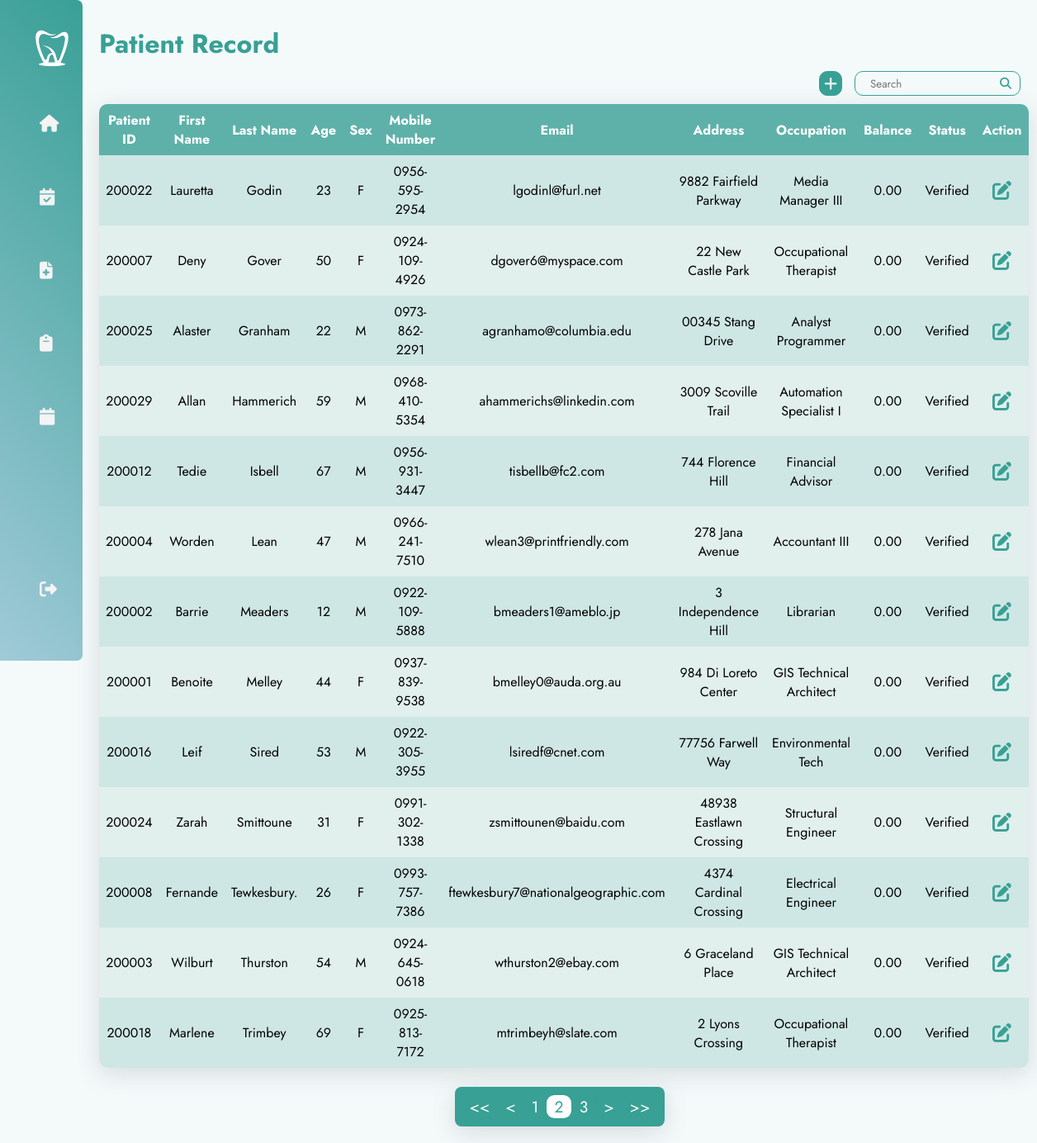
Page /pages/patientRecord.php?&page=2 (signed in) on the earlier database version.
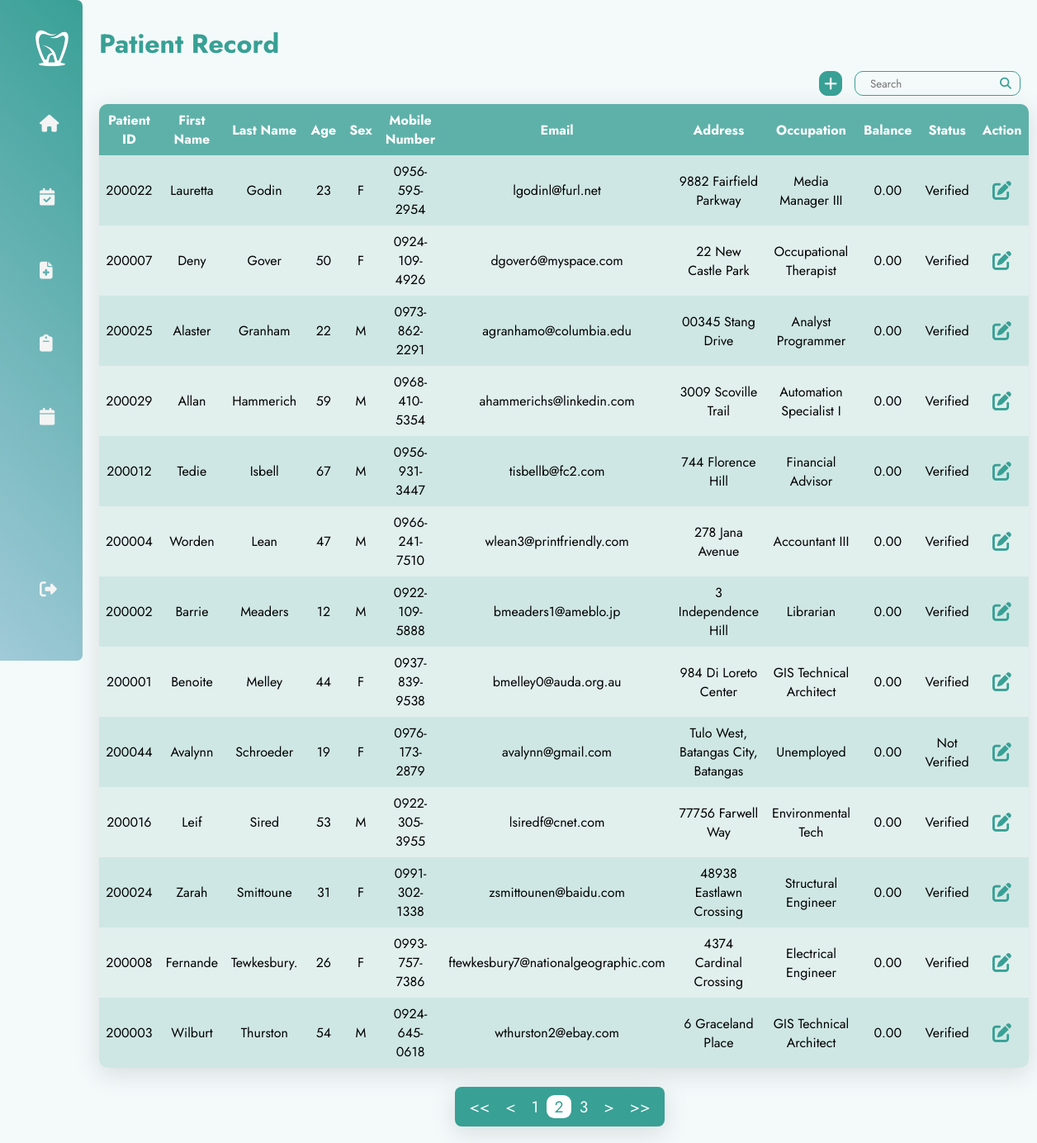
Same page on the later database version.
### tables this page shows
CREATE TABLE `patients` (
  `patientID` int(10) NOT NULL,
  `patientFirstName` varchar(30) DEFAULT NULL,
  `patientLastName` varchar(30) DEFAULT NULL,
  `patientAge` int(11) DEFAULT NULL,
  `patientSex` varchar(10) DEFAULT NULL,
  `patientMobileNo` varchar(15) DEFAULT NULL,
  `patientEmail` varchar(70) DEFAULT NULL,
  `patientAddress` varchar(100) DEFAULT NULL,
  `patientOccupation` varchar(30) DEFAULT NULL,
  `patientBalance` decimal(15,2) DEFAULT 0.00,
  `patientStatus` varchar(15) DEFAULT 'Not Verified'
);

### pages/patientRecord.php (the view, shortened to what the changed rows need)
<?php
    include("../phpFiles/dbConnect.php");
    $searchKeyword = isset($_GET['searchKeyword']) ? $_GET['searchKeyword'] : '';
    $recordPerPage = 13;
    if (isset($_GET["page"])) {
        $page = $_GET["page"];
    }
    else {
        $page = 1;
    }
    $startPage = ($page-1) * $recordPerPage;
    $sql = "SELECT * FROM patients";
    $sql .= " ORDER BY patientLastName ASC, patientFirstName ASC LIMIT $startPage, $recordPerPage;";
    $result = $conn->query($sql);
?>
<!DOCTYPE html>
<html lang="en">
<head>
    <?php include("../pages/header.php");?>
    <link rel="stylesheet" href="../styles/transaction.css">
</head>
<body>
    <div class="container">
        <?php
            if($_SESSION["accRole"] == "Admin"){
                include('adminSidebar.php');
            }else{
                include('sidebar.php');
            }
        ?>
        <main>
            <h1 class="header">Patient Record</h1>
            <div class="main-content">
                <?php
                    echo "<table>";
                    echo "<tr><th>Patient ID</th><th>First Name</th><th>Last Name</th><th>Age</th><th>Sex</th><th>Mobile Number</th><th>Email</th><th>Address</th><th>Occupation</th><th>Balance</th><th>Status</th><th>Action</th></tr>";
                    if ($result->num_rows > 0) {
                        while ($row = $result->fetch_assoc()) {
                        echo "<tr>";
                        echo "<td>" . $row["patientID"] . "</td>";
                        echo "<td>" . $row["patientFirstName"] . "</td>";
                        echo "<td>" . $row["patientLastName"] . "</td>";
                        echo "<td>" . $row["patientAge"] . "</td>";
                        echo "<td>" . $row["patientSex"] . "</td>";
                        echo "<td>" . $row["patientMobileNo"] . "</td>";
                        echo "<td>" . $row["patientEmail"] . "</td>";
                        echo "<td>" . $row["patientAddress"] . "</td>";
                        echo "<td>" . $row["patientOccupation"] . "</td>";
                        echo "<td>" . $row["patientBalance"] . "</td>";
                        echo "<td>" . $row["patientStatus"] . "</td>";
                        echo "<td>
                                <div class='action-buttons'>
                                    <form action='patientRecordUpdate.php' method='post'>
                                        <input type='hidden' name='patientID' value='{$row['patientID']}'>
                                        <button type='submit'><i class='fas fa-edit'></i></button>
                                    </form>
                                </td>";
                        echo "</tr>";
                        echo "</div>";
                        }
                        echo "</table><br>";
                    } else {
                        echo "<tr><td colspan = '12' id = 'noRes'>No Results</td></tr>";
                        echo "</table><br>";
                    }
                ?>
                <div class = "paginationCont">
                    <div class = "paginationMain">
                        <?php
                            $query = "SELECT COUNT(*) FROM patients";
                            $baseUrl = "patientRecord.php";
                            if (!empty($searchKeyword)) {
                                $query .= " WHERE patientFirstName LIKE '%$searchKeyword%' OR patientLastName LIKE '%$searchKeyword%' OR patientID LIKE '%$searchKeyword%' OR patientAge LIKE '%$searchKeyword%' OR patientSex LIKE '%$searchKeyword%' OR patientMobileNo LIKE '%$searchKeyword%' OR patientEmail LIKE '%$searchKeyword%' OR patientAddress LIKE '%$searchKeyword%' OR patientOccupation LIKE '%$searchKeyword%' OR patientBalance LIKE '%$searchKeyword%' OR patientStatus LIKE '%$searchKeyword%'";
                                $baseUrl .= "?searchKeyword=$searchKeyword";
                            }else{
                                $baseUrl .= "?";
                            }
                            include("../pages/pagination.php");
                        ?>
                    </div>
                </div>
</body>
</html>

### pages/pagination.php (shortened to what the changed rows need)
<?php
include("../phpFiles/dbConnect.php");
$query .= ";";
$countRes = mysqli_query($conn, $query);
$row = mysqli_fetch_row($countRes);
$totalRecords = $row[0];
$totalPages = ceil($totalRecords / $recordPerPage);
$start = max(1, $page - 2);
$end = min($start + 4, $totalPages);
    if ($totalPages - $page < 4) {
        $start = max(1, $totalPages - 4);
        $end = $totalPages;
    }
    for ($i=$start; $i<=$end; $i++) {
        if ($i == $page) {
            $status = 'active';
        }
        else {
            $status = 'notActive';
        }
        echo "<a class = '$status' href='$baseUrl&page=".$i."'><p>".$i."</p></a>";
    }
?>

Differences in the rows shown:
no longer on this page (row unchanged): patients: patientID "200018", patientFirstName "Marlene", patientLastName "Trimbey", patientAge "69", patientSex "F", patientMobileNo "0925-813-7172", patientEmail "mtrimbeyh@slate.com", patientAddress "2 Lyons Crossing", patientOccupation "Occupational Therapist", patientBalance "0.00", patientStatus "Verified"
added patients: patientID "200044", patientFirstName "Avalynn", patientLastName "Schroeder", patientAge "19", patientSex "F", patientMobileNo "0976-173-2879", patientEmail "avalynn@gmail.com", patientAddress "Tulo West, Batangas City, Batangas", patientOccupation "Unemployed", patientBalance "0.00", patientStatus "Not Verified"
